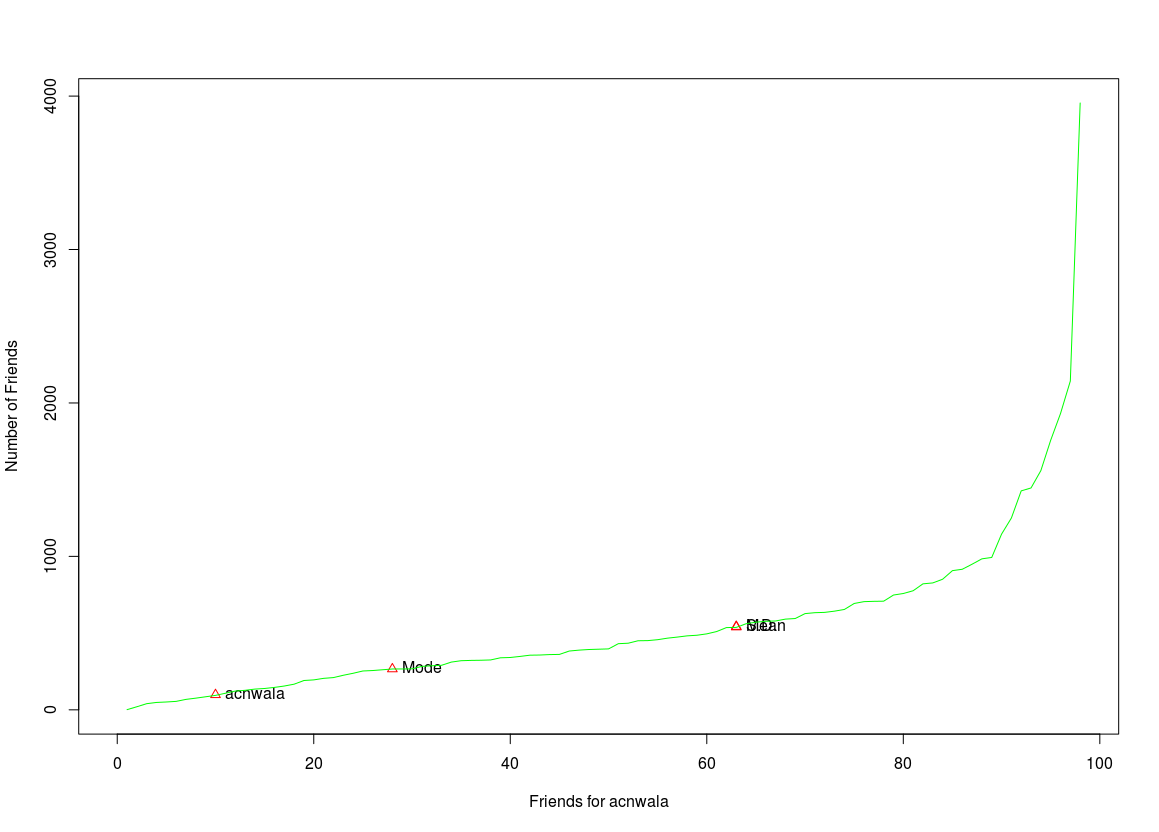

Source code (R):
input_data <- read.csv("/home/msiddique/PycharmProjects/Assignment4/acnwala.csv", header=TRUE, sep=",")
mode<- function(x){
  ux <- unique(x)
  ux[which.max(tabulate(match(x,ux)))]
}
y <- 1:nrow(input_data)
labels_x <- c("Mean", "Mode", "S.D.", "acnwala")
y <- c(mean(input_data$FRIENDCOUNT), mode(input_data$FRIENDCOUNT), sqrt(var(input_data$FRIENDCOUNT)), 2014)
x <- c(which.min(abs(input_data$FRIENDCOUNT - mean(input_data$FRIENDCOUNT))), which.min(abs(input_data$FRIENDCOUNT - mode(input_data$FRIENDCOUNT))), which.min(abs(input_data$FRIENDCOUNT - sqrt(var(input_data$FRIENDCOUNT)))), which.min(abs(input_data$FRIENDCOUNT - 2014)))
plot(x, y, col="red",  ylab = "Number of Friends", xlab="Friends for acnwala", ylim = c(0, max(input_data$FRIENDCOUNT)), xlim = c(0, nrow(input_data)), pch=24)
text(x, y, labels = labels_x, pos = 4)
mean(input_data$FRIENDCOUNT)
sqrt(var(input_data$FRIENDCOUNT))
lines(input_data$FRIENDCOUNT,type = "l", col="green")
